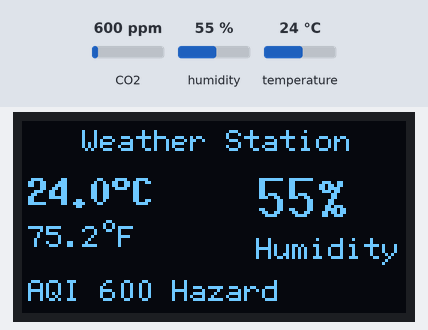
Bench run of a sketch on a simulated ESP32. Parts: 128×64 one-colour display. The inputs (shaded band) are chosen by the test bench; at power-on: CO2 600 ppm, humidity 55 %, temperature 24 °C. What the sketch prints to the serial monitor is not drawn.

Above: at 5.7 s.
5.8 s: CO2 set to 534 ppm
At 7.7 s:
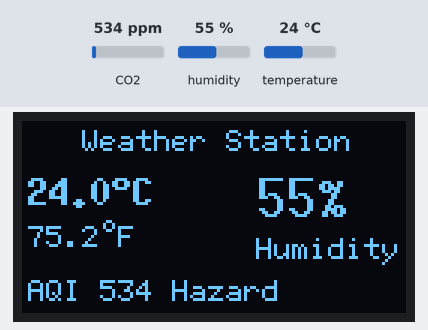
8.7 s: CO2 set to 463 ppm
At 10.2 s:
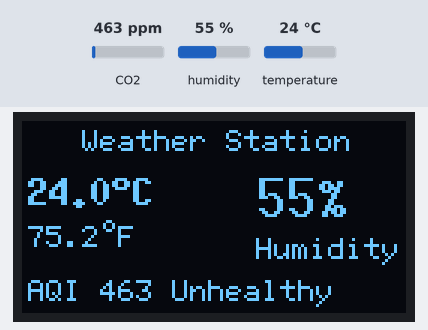
10.8 s: humidity set to 22 %
At 12.6 s:
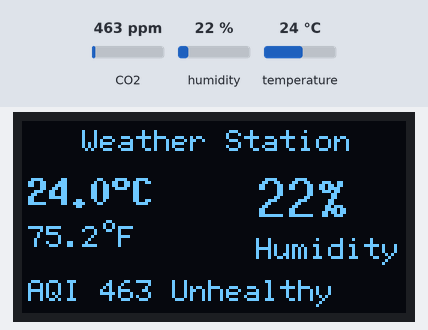
12.9 s: temperature set to 12 °C
At 14.1 s:
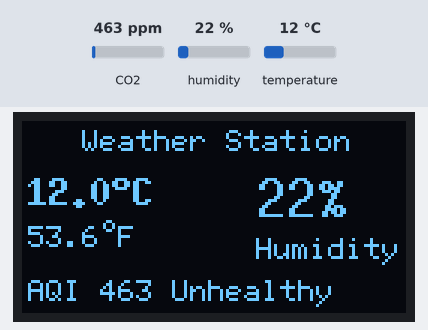
15.0 s: humidity set to 40 %
At 16.7 s:
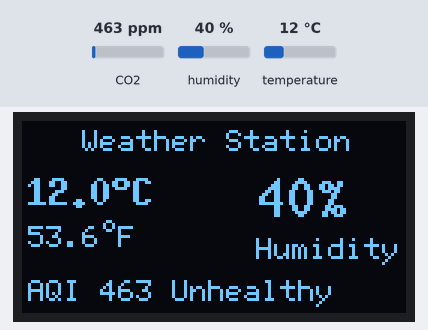
17.1 s: CO2 set to 452 ppm
At 18.0 s:
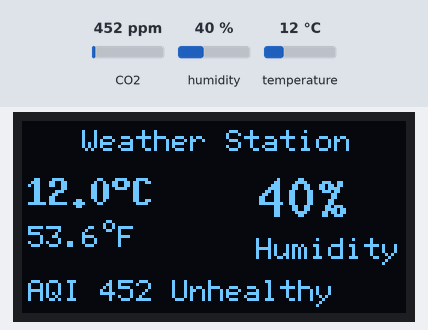
Timing chart, 0 to 20.1 s (numbered marks = the images above; inputs shaded):
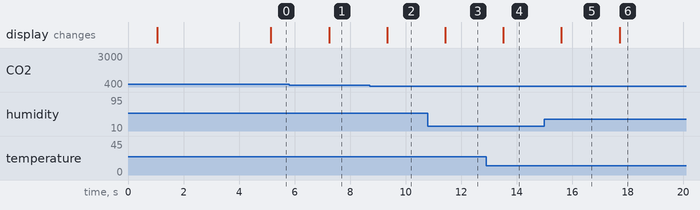

The sketch:

weather_station_u8g2_esp32.ino
```cpp
#include <Wire.h>
#include <U8g2lib.h>
#include "DHT.h"
#include <MQ135.h>

/* ================= OLED =================
   1.3" OLED (128x64)
   PAGE BUFFER MODE (LOW SRAM)
*/
U8G2_SH1106_128X64_NONAME_F_HW_I2C u8g2(
  U8G2_R0,
  U8X8_PIN_NONE
);

// U8G2_SSD1306_128X64_NONAME_1_HW_I2C u8g2(
//   U8G2_R0,
//   U8X8_PIN_NONE
// );

#define SDA_PIN 9
#define SCL_PIN 10

/* ================= MQ135 ================= */
#define MQ135_PIN 3
MQ135 gasSensor(MQ135_PIN);

/* ================= DHT22 ================= */
#define DHTPIN 2
#define DHTTYPE DHT22
DHT dht(DHTPIN, DHTTYPE);

/* ================= GLOBALS ================= */
float tempC, tempF, humidity;
float correctedPPM;
const char* airStatus;

/* ================= SETUP ================= */
void setup() {
  Wire.begin(SDA_PIN, SCL_PIN);
  delay(1000);
  Serial.begin(9600);
  dht.begin();
  u8g2.begin();

  /* Splash screen */
  u8g2.firstPage();
  do {
    u8g2.setFont(u8g2_font_6x12_tf);
    u8g2.drawStr(20, 35, "Weather Station");
  } while (u8g2.nextPage());

  delay(2000);
}

/* ================= LOOP ================= */
void loop() {
  delay(2000);   // DHT22 safe delay

  /* ===== Read DHT ===== */
  humidity = dht.readHumidity();
  tempC = dht.readTemperature();
  tempF = dht.readTemperature(true);

  if (isnan(humidity) || isnan(tempC)) {
    Serial.println(F("DHT read failed"));

    u8g2.firstPage();
    do {
      u8g2.setFont(u8g2_font_6x12_tf);
      u8g2.drawStr(25, 32, "Sensor Error!");
    } while (u8g2.nextPage());

    return;
  }

  /* ===== Serial Output ===== */
  Serial.print("Temp: ");
  Serial.print(tempC);
  Serial.print(" °C  ");
  Serial.print(tempF);
  Serial.print(" °F  ");
  Serial.print("Humidity: ");
  Serial.print(humidity);
  Serial.println(" %");

  /* ===== MQ135 ===== */
  float rzero = gasSensor.getRZero();
  float correctedRZero = gasSensor.getCorrectedRZero(tempC, humidity); // 25°C, 50%
  float ppm = gasSensor.getPPM();
  float correctedPPM = gasSensor.getCorrectedPPM(tempC, humidity);     // Apply temperature & humidity correction

  /* ===== AQI Status ===== */
  if (correctedPPM <= 50) airStatus = "Excellent";
  else if (correctedPPM <= 100) airStatus = "Good";
  else if (correctedPPM <= 200) airStatus = "Moderate";
  else if (correctedPPM <= 300) airStatus = "Poor";
  else if (correctedPPM <= 500) airStatus = "Unhealthy";
  else airStatus = "Hazard";

  /* ===== Serial Output ===== */
  Serial.print("RZero: ");
  Serial.print(rzero);
  Serial.print(" | Corrected RZero: ");
  Serial.print(correctedRZero);
  Serial.print(" | PPM: ");
  Serial.print(ppm);
  Serial.print(" | Corrected PPM: ");
  Serial.println(correctedPPM);

  /* ===== OLED DISPLAY ===== */
  u8g2.firstPage();
  do {
    /* Header */
    u8g2.setFont(u8g2_font_6x12_tf);
    u8g2.drawStr(20, 10, "Weather Station");

    /* Temperature °C */
    u8g2.setFont(u8g2_font_7x13B_tf);
    u8g2.setCursor(2, 28);
    u8g2.print(tempC, 1);
    u8g2.print("\xB0");   // degree symbol
    u8g2.print("C");

    /* Temperature °F */
    u8g2.setFont(u8g2_font_6x12_tf);
    u8g2.setCursor(2, 42);
    u8g2.print(tempF, 1);
    u8g2.print("\xB0");   // degree symbol
    u8g2.print("F");

    /* Humidity */
    u8g2.setFont(u8g2_font_10x20_tf);
    u8g2.setCursor(78, 32);
    u8g2.print((int)humidity);
    u8g2.print("%");

    u8g2.setFont(u8g2_font_6x12_tf);
    u8g2.drawStr(78, 46, "Humidity");

    /* AQI */
    u8g2.setCursor(2, 60);
    u8g2.print(F("AQI "));
    u8g2.print((int)correctedPPM);
    u8g2.print(" ");
    u8g2.print(airStatus);

  } while (u8g2.nextPage());
}
```

Measured:
- the behaviour switches between 501 and 500 ppm on CO2 (found by bisection; images 1 and 2)
- after the input at 5.8 s, the display: changes after 1.4 s (image 1)
- after the input at 8.7 s, the display: changes after 0.64 s (image 2)
- after the input at 10.8 s, the display: changes after 0.63 s (image 3)
- after the input at 12.9 s, the display: changes after 0.62 s (image 4)
- after the input at 15.0 s, the display: changes after 0.62 s (image 5)
- after the input at 17.1 s, the display: changes after 0.61 s (image 6)
